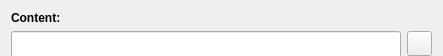
<?xml version="1.0" encoding="UTF-8"?>
<ui version="4.0">
 <class>CopyableLineEdit</class>
 <widget class="QWidget" name="CopyableLineEdit">
  <property name="geometry">
   <rect>
    <x>0</x>
    <y>0</y>
    <width>443</width>
    <height>56</height>
   </rect>
  </property>
  <property name="minimumSize">
   <size>
    <width>0</width>
    <height>50</height>
   </size>
  </property>
  <property name="windowTitle">
   <string notr="true">Form</string>
  </property>
  <layout class="QVBoxLayout" name="verticalLayout">
   <item>
    <widget class="QLabel" name="title">
     <property name="sizePolicy">
      <sizepolicy hsizetype="Preferred" vsizetype="Maximum">
       <horstretch>0</horstretch>
       <verstretch>0</verstretch>
      </sizepolicy>
     </property>
     <property name="font">
      <font>
       <weight>75</weight>
       <bold>true</bold>
      </font>
     </property>
     <property name="text">
      <string notr="true">Content:</string>
     </property>
    </widget>
   </item>
   <item>
    <layout class="QHBoxLayout" name="horizontalLayout">
     <item>
      <widget class="ClickableLineEdit" name="text">
       <property name="sizePolicy">
        <sizepolicy hsizetype="Minimum" vsizetype="MinimumExpanding">
         <horstretch>0</horstretch>
         <verstretch>0</verstretch>
        </sizepolicy>
       </property>
       <property name="minimumSize">
        <size>
         <width>0</width>
         <height>30</height>
        </size>
       </property>
       <property name="font">
        <font>
         <family>Arial</family>
         <pointsize>10</pointsize>
        </font>
       </property>
       <property name="readOnly">
        <bool>true</bool>
       </property>
      </widget>
     </item>
     <item>
      <widget class="QToolButton" name="copy">
       <property name="sizePolicy">
        <sizepolicy hsizetype="Fixed" vsizetype="Fixed">
         <horstretch>0</horstretch>
         <verstretch>0</verstretch>
        </sizepolicy>
       </property>
       <property name="minimumSize">
        <size>
         <width>25</width>
         <height>25</height>
        </size>
       </property>
       <property name="toolTip">
        <string>Copy to clipboard</string>
       </property>
       <property name="text">
        <string/>
       </property>
       <property name="icon">
        <iconset resource="images_rc.qrc">
         <normaloff>:/images/images/copy.png</normaloff>:/images/images/copy.png</iconset>
       </property>
      </widget>
     </item>
    </layout>
   </item>
  </layout>
 </widget>
 <customwidgets>
  <customwidget>
   <class>ClickableLineEdit</class>
   <extends>QLineEdit</extends>
   <header>clickablelineedit.h</header>
   <slots>
    <signal>clicked()</signal>
   </slots>
  </customwidget>
 </customwidgets>
 <resources>
  <include location="images_rc.qrc"/>
 </resources>
 <connections>
  <connection>
   <sender>text</sender>
   <signal>clicked()</signal>
   <receiver>CopyableLineEdit</receiver>
   <slot>select()</slot>
   <hints>
    <hint type="sourcelabel">
     <x>206</x>
     <y>37</y>
    </hint>
    <hint type="destinationlabel">
     <x>221</x>
     <y>27</y>
    </hint>
   </hints>
  </connection>
  <connection>
   <sender>copy</sender>
   <signal>clicked()</signal>
   <receiver>CopyableLineEdit</receiver>
   <slot>copy()</slot>
   <hints>
    <hint type="sourcelabel">
     <x>424</x>
     <y>37</y>
    </hint>
    <hint type="destinationlabel">
     <x>221</x>
     <y>27</y>
    </hint>
   </hints>
  </connection>
 </connections>
 <slots>
  <slot>copy()</slot>
  <slot>select()</slot>
 </slots>
</ui>
